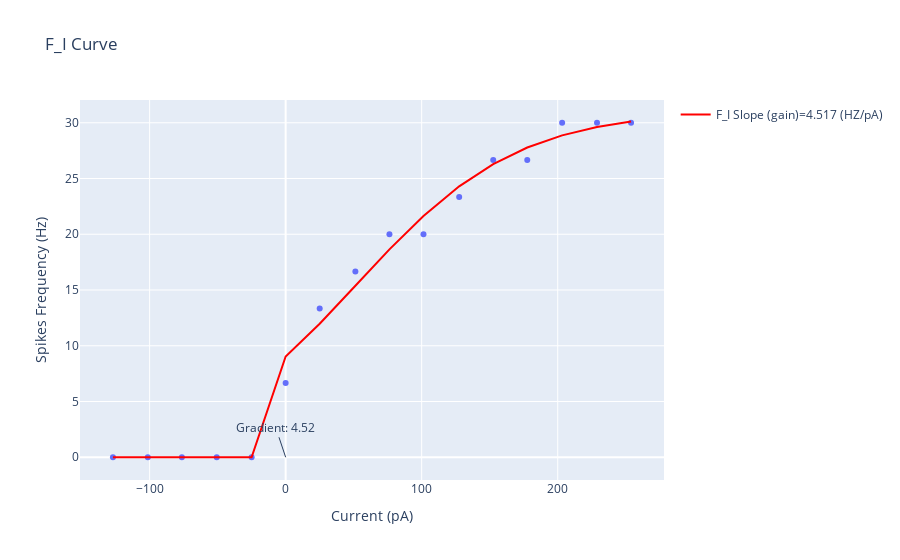

The notebook cell this image was saved under:
### Code cell
#%% F_I CURVE////
# Here is a snap of how I learnt to fit Sigmoid Function - y = c/(1+np.exp(-a*(x-b))) and 3 coefficients [c, a, b]:

# * c - the maximum value (eventual maximum infected people, the sigmoid scales to this value eventually)
# * a - the sigmoidal shape (how the infection progress. The smaller, the softer the sigmoidal shape is)
# * b - the point where sigmoid start to flatten from steepening (the midpoint of sigmoid, when the rate of increase start to slow down)
# def sigmoid(x,c,a,b):
#      y = c*1 / (1 + np.exp(-a*(x-b)))
#      return y
def sigmoid(x, a, gain, theta):  # a is the multiplication factor, gain is the gain, theta is the threshold

    output = np.zeros(len(x))
#     output = signal.resample(x[x >=0], 10000)
#     print(f' before {output.shape = }')
    output[x>=0] = a / (1+np.exp(-gain * (x[x>=0]-theta))) 
#     output = a / (1+np.exp(-gain * (x-theta))) 
#     print(f' after {output.shape = }')
#    output = a / (1+np.exp(-c * (x-d))) 
    return output


#idx = yy_data > 0
#idx = yy_data > 0
#yy_data = yy_data[idx]

# from scipy import signal, interpolate


#idx = y_data > 0
#x_data = x_data[idx]
#y_data = y_data[idx]
#x_data = np.concatenate([-x_data,x_data])
#y_data = np.concatenate([np.flip(y_data),y_data])
# xx_data = signal.resample(x_data, 1000, domain='time')
# yy_data = signal.resample(y_data, 1000, domain='time')
# xx_data = np.linspace(min(x_data), max(x_data), 1000)
# a_BSpline = interpolate.make_interp_spline(x_data, y_data)
# yy_data = a_BSpline(xx_data)

# p0 = [1, 1e-5, np.median(x_data)]


# popt, pcov = curve_fit(sigmoid, x_data, y_data, method='trf', bounds=([0.,0., 0.],[max(y_data),1, np.median(x_data)]))
# popt, pcov = curve_fit(sigmoid, x_data, y_data, method='dogbox', maxfev =10000,
popt, pcov = curve_fit(sigmoid, x_data[y_data>=0], y_data[y_data>=0], method='trf', maxfev =10000,
                      bounds=([1,0., np.min(x_data)],[np.max(x_data), 1, np.max(x_data)])
                      )

fig = px.scatter(x = x_data, y = y_data , labels={'x':'Current (pA)', 'y':'Spikes Frequency (Hz)'}, title="F_I Curve",
                 size_max=55)

slops = np.gradient(sigmoid(x_data, *popt))
print (slops)
Spontaneous_slop = np.mean(slops[np.where(slops>0.01)[0][0]])   # slops[5] ## np.mean(slops) ## 5 is the index for spontaneous firing of LC neurons
mean_slop = np.mean(slops[np.where(y_data>0)[0][0]:]) # the mean slope of when the cell starts firing

fig.add_trace(go.Scatter(x = x_data, y = sigmoid(x_data, *popt), mode='lines',
    name='F_I Slope (gain)=%5.3f (HZ/pA)' % (Spontaneous_slop),
    marker=dict(
        color='rgb(255, 0, 0)')))



fig.add_annotation(x=x_data[np.where(y_data>0)[0][0]], y=sigmoid(x_data, *popt)[np.where(y_data>=0)[0][0]], 
            text=f"Gradient: {Spontaneous_slop:.2f}",
#             showarrow=True,
#             arrowhead=1,
#             arrowcolor="green",
#             arrowsize=2,
#             arrowwidth=1
#             yshift=20
                  )


fig.show()
# fig.write_image(os.path.join(save_path , 'F_I_Curve.pdf'))
# fig.write_image(os.path.join(save_path , 'F_I_Curve.svg'))

### Figure 1 — Plotly figure (JSON) as saved in the notebook; plotly's stock layout.template omitted (floating-point values rounded to 4 significant figures)
{"data": [{"hovertemplate": "Current (pA)=%{x}<br>Spikes Frequency (Hz)=%{y}<extra></extra>", "legendgroup": "", "marker": {"color": "#636efa", "symbol": "circle"}, "mode": "markers", "name": "", "orientation": "v", "showlegend": false, "type": "scatter", "x": [-127.0, -101.3, -76.29, -50.66, -25.02, 0, 25.02, 51.27, 76.29, 101.3, 127.6, 152.6, 177.6, 203.2, 228.9, 253.9], "xaxis": "x", "y": [0, 0, 0, 0, 0, 6.667, 13.33, 16.67, 20, 20, 23.33, 26.67, 26.67, 30, 30, 30], "yaxis": "y"}, {"marker": {"color": "rgb(255, 0, 0)"}, "mode": "lines", "name": "F_I Slope (gain)=4.517 (HZ/pA)", "type": "scatter", "x": [-127.0, -101.3, -76.29, -50.66, -25.02, 0, 25.02, 51.27, 76.29, 101.3, 127.6, 152.6, 177.6, 203.2, 228.9, 253.9], "y": [0, 0, 0, 0, 0, 9.035, 11.98, 15.38, 18.64, 21.64, 24.3, 26.29, 27.78, 28.87, 29.62, 30.12]}], "layout": {"annotations": [{"text": "Gradient: 4.52", "x": 0, "y": 0}], "legend": {"tracegroupgap": 0}, "title": {"text": "F_I Curve"}, "xaxis": {"anchor": "y", "domain": [0, 1], "title": {"text": "Current (pA)"}}, "yaxis": {"anchor": "x", "domain": [0, 1], "title": {"text": "Spikes Frequency (Hz)"}}}}
